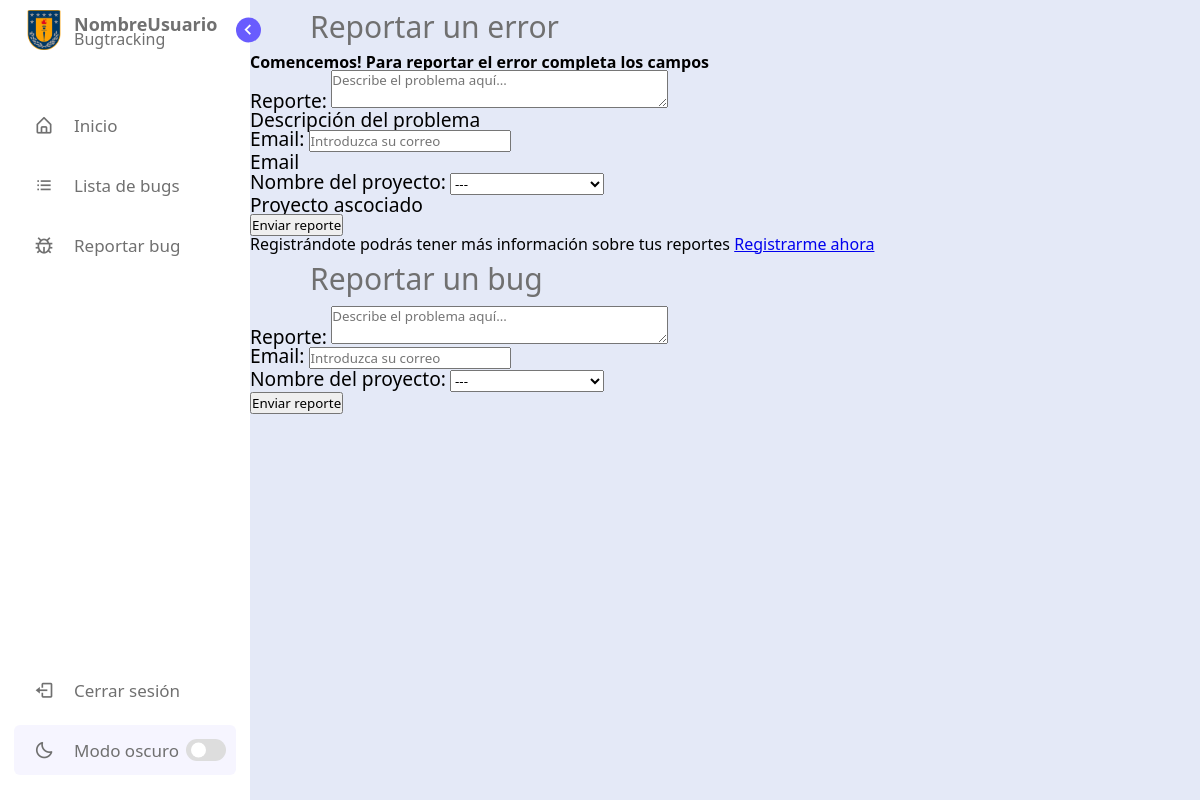
/report, run on an earlier commit of the app's database.
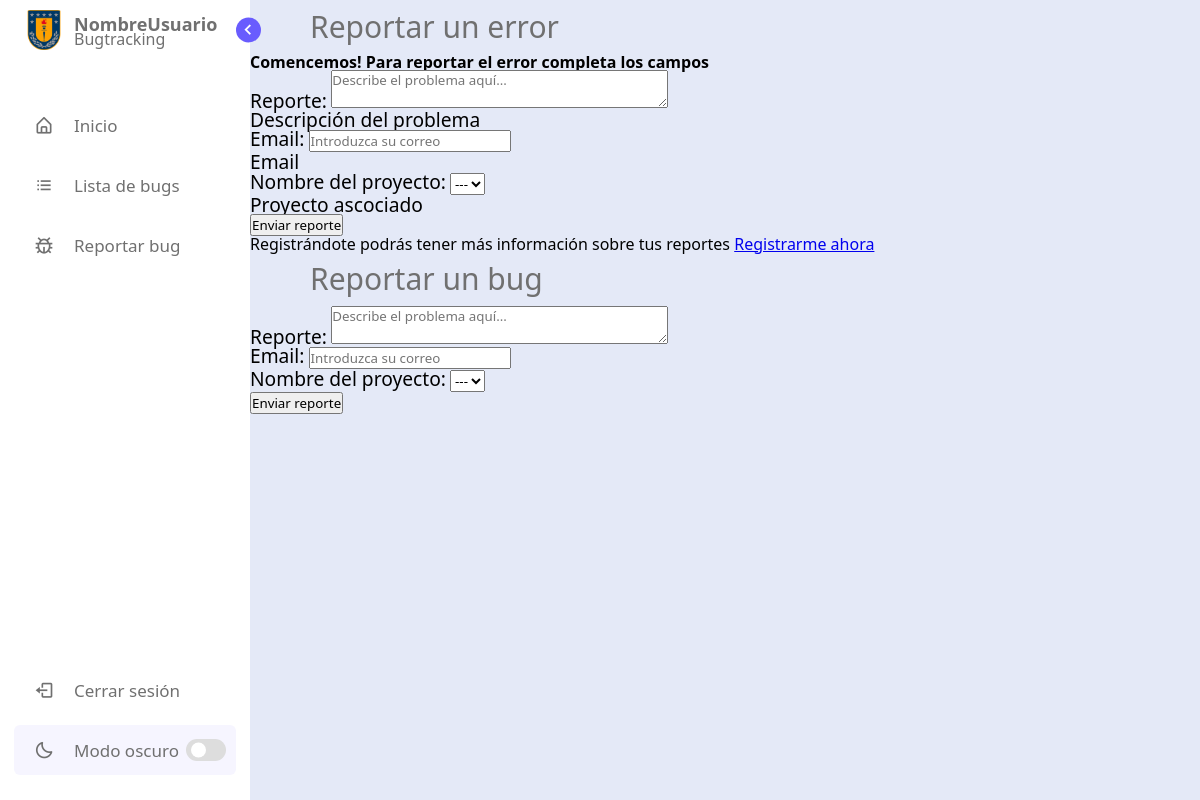
And on a later commit of the database.
### database/models.py (models this page shows)
class Proyecto(models.Model):
    id_proyecto     = models.AutoField(primary_key=True,)
    nombre_proyecto = models.CharField(max_length=255, null=False, verbose_name='Proyecto')
    programadores   = models.ManyToManyField(Programador, through="Cargo")
    def __str__(self):
        return self.nombre_proyecto

### bug_report/views.py (the view)
# urls.py: path('', views.reportar_bug, name='reportar_bug'),
def reportar_bug(request):
    form_bug = ReporteBugForm()
    form_usuario = UsuarioForm()
    form_proyecto = ProyectoForm()
    if request.method == 'POST':
        form_bug = ReporteBugForm(request.POST)
        form_proyecto = ProyectoForm(request.POST)
        correo_usuario = request.POST.get('correo_usuario')
        try:
            usuario = Usuario.objects.get(correo_usuario=correo_usuario)
        except Usuario.DoesNotExist:
            usuario = None
        id_proyecto = request.POST.get('nombre_proyecto')
        id_proyecto2 = Proyecto.objects.get(id_proyecto=id_proyecto)
        if form_bug.is_valid() and form_proyecto.is_valid():
            reporte_bug = form_bug.save(commit=False)
            if usuario:
                reporte_bug.correo_usuario = usuario
            else:
                form_usuario = UsuarioForm(request.POST)
                if form_usuario.is_valid():
                    usuario = form_usuario.save()
                    reporte_bug.correo_usuario = usuario
                else:
                    return render(request, 'bug_report/reporte_bug.html', {'form_bug': form_bug, 'form_usuario': form_usuario, 'form_proyecto': form_proyecto})
            reporte_bug.id_proyecto = id_proyecto2
            reporte_bug.save()
            return redirect('report:confirmacion_reporte')
    else:
        form_bug = ReporteBugForm()
        form_usuario = UsuarioForm()
        form_proyecto = ProyectoForm()
    return render(request, 'bug_report/reporte_bug.html', {'form_bug': form_bug, 'form_usuario': form_usuario, 'form_proyecto': form_proyecto})

### bug_report/forms.py
class ReporteBugForm(forms.ModelForm):
    class Meta:
        model = ReporteBug
        fields = ['reporte']
        widgets = {
            'reporte': forms.Textarea(attrs={
                'rows': 2,
                'placeholder': 'Describe el problema aquí...',
                }),
        }

class UsuarioForm(forms.ModelForm):
    class Meta:
        model = Usuario
        fields = ['correo_usuario']
        widgets = {
            'correo_usuario': forms.EmailInput(attrs={
                'placeholder': 'Introduzca su correo',
                'rows': 2,
                })
        }

### bug_report/templates/bug_report/reporte_bug.html (shortened to what this page needs)
{% extends 'home/base.html' %}
{% block content %}
<section class='home'>
  <div class="container-form">
    <div class="text">Reportar un error</div>
    <div class="card">
      <div class="card-image">
        <h2 class="card-heading">
          Comencemos!
          <small>Para reportar el error completa los campos</small>
        </h2>
      </div>
      <form method="post">
        <div class="input">
          {{ form_bug.as_p }}
          <label class="input-label">Descripción del problema</label>
        </div>
          <div class="input">
            {{ form_usuario.as_p }}
          <label class="input-label">Email</label>
        </div>
          <div class="input">
            {{ form_proyecto.as_p }}
          <label class="input-label">Proyecto ascociado</label>
        </div>
        <div class="action">
          <button type="submit">Enviar reporte</button>
        </div>
      </form>
      <div class="card-info">
        <p>Registrándote podrás tener más información sobre tus reportes <a href="#">Registrarme ahora</a></p>
      </div>
    </div>
  </div>
  <h1 class="text">Reportar un bug</h1>
  <form method="post">
    {{ form_bug.as_p }}
    {{ form_usuario.as_p }}
    {{ form_proyecto.as_p }}
    <button type="submit">Enviar reporte</button>
  </form>
</section>
{% endblock %}

What changed in the data, as far as the page shows it:
removed Proyecto: nombre_proyecto "---"
Also different on the page:
form field nombre_proyecto: (not shown) → "---"
